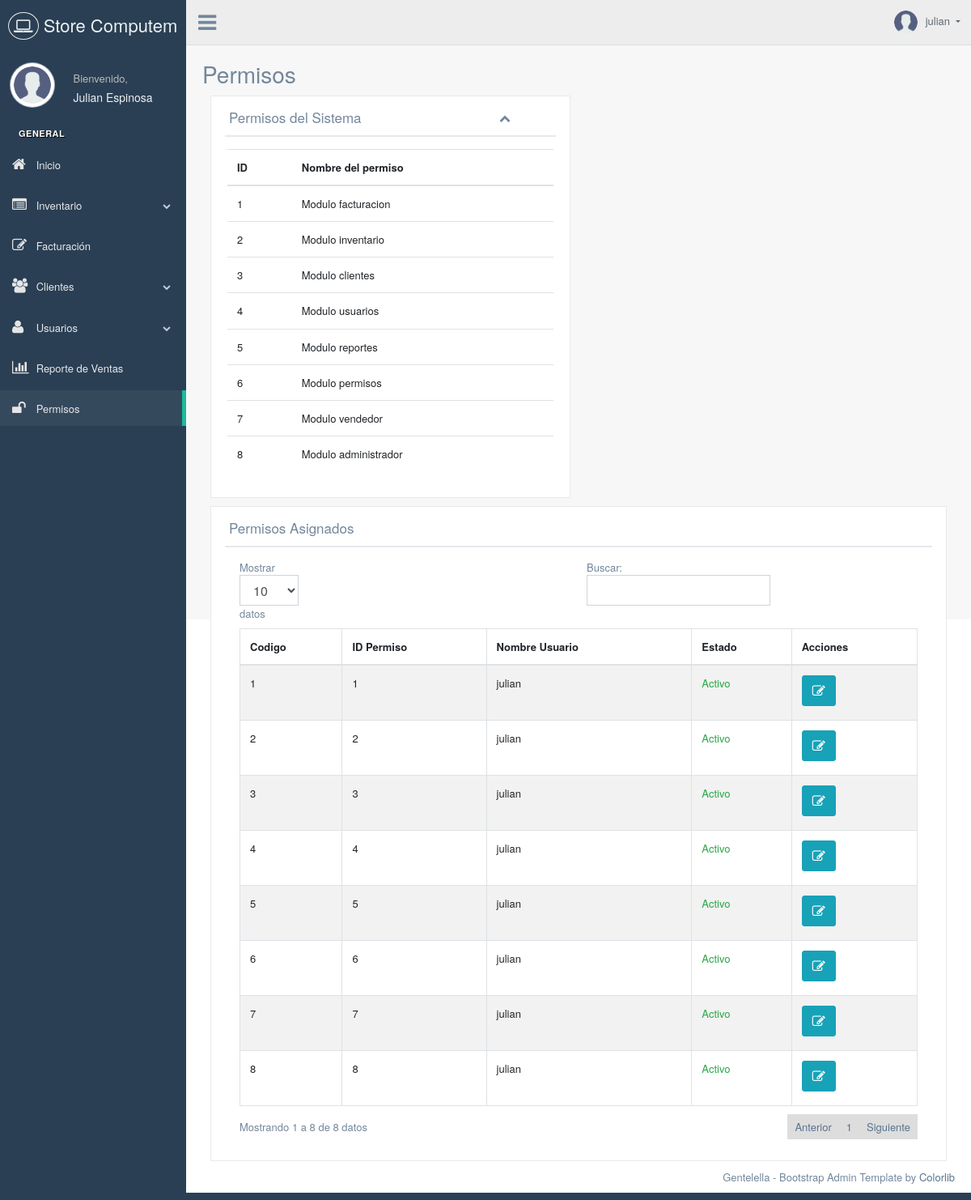
Screenshot of /permisos.php (signed in) with the database file from the repository.
### tables this page shows
CREATE TABLE permiso_tmp (
  id SMALLINT UNSIGNED AUTO_INCREMENT,
  nombre VARCHAR(150),
  PRIMARY KEY(id)
);

CREATE TABLE permiso (
  id INT UNSIGNED AUTO_INCREMENT,
  permiso SMALLINT UNSIGNED,
  user VARCHAR(30),
  estado ENUM('s','n'),
  PRIMARY KEY(id),
  FOREIGN KEY(permiso) REFERENCES permiso_tmp(id)
);

### funciones.php (called while the page is built, shortened)
<?php
function permiso($user, $id, $conexion)
{
	$sentencia = $conexion->prepare("SELECT * FROM permiso WHERE user='$user' AND permiso=$id AND estado='s'") or die($conexion->error);
	$sentencia->execute();
	$num = $sentencia->rowCount();
	if ($num >= 1) {
		return TRUE;
	} else {
		return FALSE;
	}
}

### permisos.php (the view, shortened to what this page needs)
<?php
include_once "conexion.php";
include_once "funciones.php";
?>
<!DOCTYPE html>
<html lang="es">
<head>
  <link href="vendors/bootstrap/dist/css/bootstrap.min.css" rel="stylesheet">
  <link href="vendors/font-awesome/css/font-awesome.min.css" rel="stylesheet">
  <link href="vendors/nprogress/nprogress.css" rel="stylesheet">
  <link href="vendors/iCheck/skins/flat/green.css" rel="stylesheet">
  <link href="vendors/bootstrap-progressbar/css/bootstrap-progressbar-3.3.4.min.css" rel="stylesheet">
  <link href="vendors/jqvmap/dist/jqvmap.min.css" rel="stylesheet" />
  <link href="vendors/bootstrap-daterangepicker/daterangepicker.css" rel="stylesheet">
  <link href="build/css/custom.min.css" rel="stylesheet">
</head>
<body class="nav-md">
  <div class="container body">
    <div class="main_container">
      <div class="col-md-3 left_col">
        <div class="left_col scroll-view">
          <div class="navbar nav_title" style="border: 0;">
            <a href="index.php" class="site_title"><i class="fa fa-laptop"></i> <span>Store Computem</span></a>
          </div>
          <div class="profile clearfix">
            <div class="profile_pic">
              <img src="images/user.png" alt="..." class="img-circle profile_img">
            </div>
            <div class="profile_info">
              <span>Bienvenido,</span>
              <h2><?php echo $_SESSION["user_name"]; ?></h2>
            </div>
          </div>
          <br />
          <div id="sidebar-menu" class="main_menu_side hidden-print main_menu">
            <div class="menu_section">
              <h3>General</h3>
              <ul class="nav side-menu">
                <li><a href="index.php"><i class="fa fa-home"></i> Inicio</a></li>
                <?php if (permiso($_SESSION["user"], "2", $conexion)) { ?>
                  <li><a><i class="fa fa-list-alt"></i> Inventario <span class="fa fa-chevron-down"></span></a>
                  </li>
                <?php } ?>
                <?php if (permiso($_SESSION["user"], "1", $conexion)) { ?>
                  <li><a href="facturacion.php"><i class="fa fa-edit"></i> Facturación</a></li>
                <?php } ?>
                <?php if (permiso($_SESSION["user"], "3", $conexion)) { ?>
                  <li><a><i class="fa fa-group"></i> Clientes <span class="fa fa-chevron-down"></span></a>
                  </li>
                <?php } ?>
                <?php if (permiso($_SESSION["user"], "4", $conexion)) { ?>
                  <li><a><i class="fa fa-user"></i> Usuarios <span class="fa fa-chevron-down"></span></a>
                  </li>
                <?php } ?>
                <?php if (permiso($_SESSION["user"], "5", $conexion)) { ?>
                  <li><a href="reporte_ventas.php"><i class="fa fa-bar-chart"></i> Reporte de Ventas</a></li>
                <?php } ?>
                <?php if (permiso($_SESSION["user"], "6", $conexion)) { ?>
                  <li><a href="permisos.php"><i class="fa fa-unlock"></i> Permisos</a></li>
                <?php } ?>
              </ul>
            </div>
          </div>
        </div>
      </div>
      <div class="top_nav">
        <div class="nav_menu">
          <div class="nav toggle">
            <a id="menu_toggle"><i class="fa fa-bars"></i></a>
          </div>
          <nav class="nav navbar-nav">
            <ul class=" navbar-right">
              <li class="nav-item dropdown open" style="padding-left: 15px;">
                <a href="javascript:;" class="user-profile dropdown-toggle" aria-haspopup="true" id="navbarDropdown" data-toggle="dropdown" aria-expanded="false">
                  <img src="images/user.png" alt=""><?php echo $_SESSION["user"]; ?>
                </a>
              </li>
            </ul>
          </nav>
        </div>
      </div>
      <div class="right_col" role="main">
        <div class="">
          <div class="page-title">
            <div class="title_left">
              <h3>Permisos</h3>
            </div>
          </div>
          <div class="clearfix"></div>
          <div class="col-md-6 col-sm-6  ">
            <div class="x_panel">
              <div class="x_title">
                <h2>Permisos del Sistema</h2>
                <ul class="nav navbar-right panel_toolbox">
                  <li><a class="collapse-link"><i class="fa fa-chevron-up"></i></a>
                  </li>
                </ul>
                <div class="clearfix"></div>
              </div>
              <div class="x_content">
                <table class="table">
                  <thead>
                    <tr>
                      <th>ID</th>
                      <th>Nombre del permiso</th>
                    </tr>
                  </thead>
                  <tbody>
                    <?php
                    $registros = $conexion->query("SELECT * FROM permiso_tmp") or die($conexion->error);
                    $permisos_tmp = $registros->fetchAll(PDO::FETCH_OBJ);
                    foreach ($permisos_tmp as $tmp) {
                      echo "<tr>";
                      echo "<td>", $tmp->id, "</td>";
                      echo "<td>", $tmp->nombre, "</td>";
                      echo "</tr>";
                    }
                    ?>
                  </tbody>
                </table>
              </div>
            </div>
          </div>
          <div class="col-md-12 col-sm-12 ">
            <div class="x_panel">
              <div class="x_title">
                <h2>Permisos Asignados</h2>
                <div class="clearfix"></div>
              </div>
              <div class="x_content">
                <div class="row">
                  <div class="col-sm-12">
                    <div class="card-box table-responsive">
                      <table id="datatable" class="table table-striped table-bordered" style="width:100%">
                        <thead>
                          <tr>
                            <th>Codigo</th>
                            <th>ID Permiso</th>
                            <th>Nombre Usuario</th>
                            <th>Estado</th>
                            <th>Acciones</th>
                          </tr>
                        </thead>
                        <tbody>
                          <?php
                          $registros = $conexion->query("SELECT * FROM permiso") or die($conexion->error);
                          $permisos = $registros->fetchAll(PDO::FETCH_OBJ);
                          foreach ($permisos as $reg) {
                            echo "<tr>";
                            echo "<td>", $reg->id, "</td>";
                            echo "<td>", $reg->permiso, "</td>";
                            echo "<td>", $reg->user, "</td>";
                            $estado = $reg->estado;
                            if ($estado == "s") {
                              echo "<td class='text-success'>Activo</td>";
                            } else {
                              echo "<td class='text-danger'>Inactivo</td>";
                            }
                            echo "<td><button class='btn btn-info' data-toggle='modal' data-target='#editar_permiso", $reg->id, "'><i class='fa fa-edit'></i></button></td>";
                            echo "</tr>";
                          ?>
                          <?php
                          }
                          ?>
                        </tbody>
                      </table>
                    </div>
                  </div>
                </div>
              </div>
            </div>
          </div>
        </div>
      </div>
    </div>
    <footer>
      <div class="pull-right">
        Gentelella - Bootstrap Admin Template by <a href="https://colorlib.com">Colorlib</a>
      </div>
    </footer>
  </div>
</body>
</html>

### rows the page displays
permiso_tmp: id "1", nombre "Modulo facturacion"
permiso_tmp: id "2", nombre "Modulo inventario"
permiso_tmp: id "3", nombre "Modulo clientes"
permiso_tmp: id "4", nombre "Modulo usuarios"
permiso_tmp: id "5", nombre "Modulo reportes"
permiso_tmp: id "6", nombre "Modulo permisos"
permiso_tmp: id "7", nombre "Modulo vendedor"
permiso_tmp: id "8", nombre "Modulo administrador"
permiso: id "1", permiso "1", user "julian", estado "Activo"
permiso: id "2", permiso "2", user "julian", estado "Activo"
permiso: id "3", permiso "3", user "julian", estado "Activo"
permiso: id "4", permiso "4", user "julian", estado "Activo"
permiso: id "5", permiso "5", user "julian", estado "Activo"
permiso: id "6", permiso "6", user "julian", estado "Activo"
permiso: id "7", permiso "7", user "julian", estado "Activo"
permiso: id "8", permiso "8", user "julian", estado "Activo"

### other values shown
$_SESSION["user_name"] "Julian Espinosa"
$_SESSION["user"] "julian"
